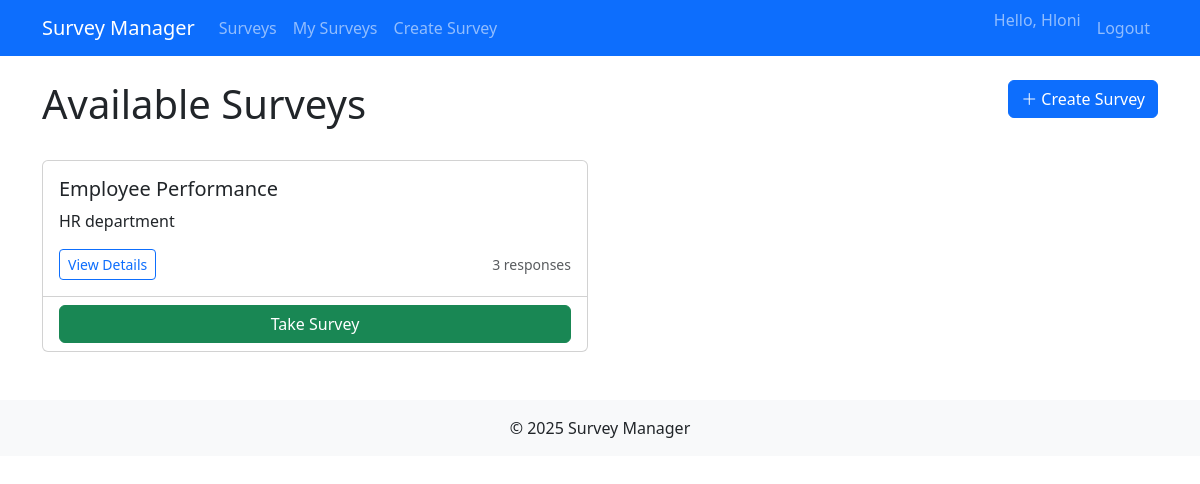
/surveys/ (signed in), run on the app's committed database.
### surveys/models.py (models this page shows, shortened)
class Survey(models.Model):
    title = models.CharField(max_length=200)
    description = models.TextField()
    created_by = models.ForeignKey(User, on_delete=models.CASCADE, default=None)
    created_at = models.DateTimeField(default=timezone.now)
    updated_at = models.DateTimeField(auto_now=True)
    is_active = models.BooleanField(default=True)

### surveys/views.py (the view)
# urls.py: path('', views.SurveyListView.as_view(), name='survey_list'),
class SurveyListView(ListView):
    model = Survey
    template_name = 'surveys/survey_list.html'
    context_object_name = 'surveys'
    def get_queryset(self):
        return Survey.objects.filter(is_active=True)

### templates/surveys/survey_list.html (shortened to what this page needs)
{% extends "base.html" %}
{% block content %}
<div class="row mb-4">
    <div class="col">
        <h1>Available Surveys</h1>
    </div>
    {% if user.is_authenticated %}
    <div class="col-auto">
        <a href="{% url 'surveys:survey_create' %}" class="btn btn-primary">
            <i class="bi bi-plus-lg"></i> Create Survey
        </a>
    </div>
    {% endif %}
</div>
{% if surveys %}
<div class="row row-cols-1 row-cols-md-2 g-4">
    {% for survey in surveys %}
    <div class="col">
        <div class="card h-100">
            <div class="card-body">
                <h5 class="card-title">{{ survey.title }}</h5>
                <p class="card-text">{{ survey.description|truncatewords:20 }}</p>
                <div class="d-flex justify-content-between align-items-center">
                    <a href="{% url 'surveys:survey_detail' survey.pk %}" class="btn btn-sm btn-outline-primary">
                        View Details
                    </a>
                    <small class="text-muted">
                        {{ survey.responses.count }} response{{ survey.responses.count|pluralize }}
                    </small>
                </div>
            </div>
            <div class="card-footer bg-transparent">
                <a href="{% url 'surveys:survey_response' survey.pk %}" class="btn btn-success w-100">
                    Take Survey
                </a>
            </div>
        </div>
    </div>
    {% endfor %}
</div>
{% else %}
<div class="alert alert-info">
    No surveys available at the moment.
</div>
{% endif %}
{% endblock %}

### templates/base.html (shortened to what this page needs)
{% load static %}
<!DOCTYPE html>
<html lang="en">
<head>
    <link href="https://cdn.jsdelivr.net/npm/bootstrap@5.3.0/dist/css/bootstrap.min.css" rel="stylesheet">
    <link rel="stylesheet" href="https://cdn.jsdelivr.net/npm/bootstrap-icons@1.10.0/font/bootstrap-icons.css">
</head>
<body>
    <nav class="navbar navbar-expand-lg navbar-dark bg-primary mb-4">
        <div class="container">
            <a class="navbar-brand" href="{% url 'surveys:survey_list' %}">Survey Manager</a>
            <div class="collapse navbar-collapse" id="navbarNav">
                <ul class="navbar-nav me-auto">
                    <li class="nav-item">
                        <a class="nav-link" href="{% url 'surveys:survey_list' %}">Surveys</a>
                    </li>
                    {% if user.is_authenticated %}
                    <li class="nav-item">
                        <a class="nav-link" href="{% url 'surveys:user_survey_list' %}">My Surveys</a>
                    </li>
                    <li class="nav-item">
                        <a class="nav-link" href="{% url 'surveys:survey_create' %}">Create Survey</a>
                    </li>
                    {% endif %}
                </ul>
                <ul class="navbar-nav">
                    {% if user.is_authenticated %}
                    <li class="nav-item">
                        <span class="navbar-text me-2">Hello, {{ user.username }}</span>
                    </li>
                    <li class="nav-item">
                        <form method="post" action="{% url 'logout' %}" class="d-inline">
                            <button type="submit" class="nav-link btn btn-link">
                                Logout
                            </button>
                        </form>
                    </li>
                    {% else %}
                    <li class="nav-item">
                        <a class="nav-link" href="{% url 'login' %}">Login</a>
                    </li>
                    {% endif %}
                </ul>
            </div>
        </div>
    </nav>
    <div class="container">
        {% block content %}{% endblock %}
    </div>
    <footer class="mt-5 py-3 bg-light">
        <div class="container text-center">
            <p class="mb-0">© {% now "Y" %} Survey Manager</p>
        </div>
    </footer>
</body>
</html>

### data on the page
Survey: title "Employee Performance", description "HR department", responses.count "3"

### other printed values
{{ user.username }} "Hloni"
